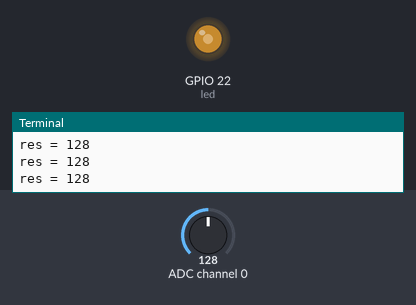
The program below on a simulated Raspberry Pi (BCM pin numbers). Shown: output pins drawn as LEDs (lit = HIGH), the last lines printed to the terminal. The test bench sets the inputs (shaded band); at power-on: ADC channel 0 = 128 (analog values on the 0–255 scale). Library files of the repository ran but are not shown: ADC0834.py; pins used as bus, display or sensor lines are not drawn.

Above: at 1.2 s.
1.3 s: ADC channel 0 set to 178
At 1.8 s:
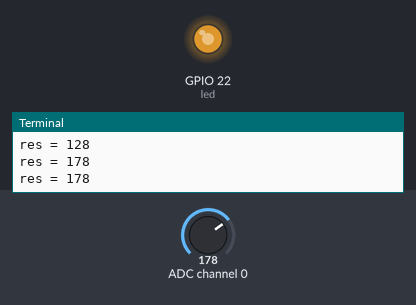
2.9 s: ADC channel 0 set to 224
At 3.6 s:
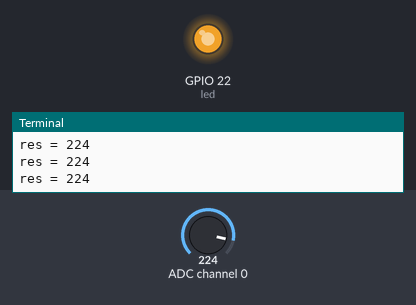
4.5 s: ADC channel 0 set to 30
At 5.3 s:
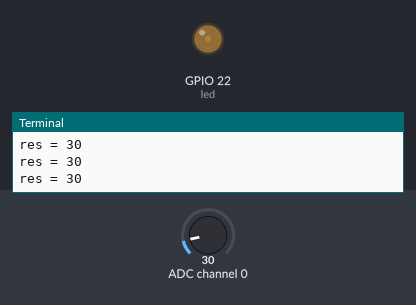
6.1 s: ADC channel 0 set to 0
At 7.0 s:
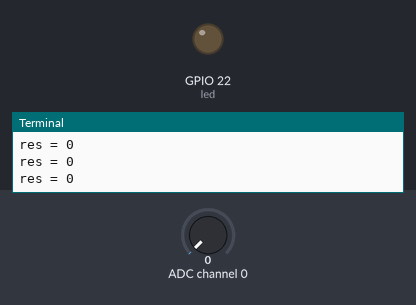
Timing chart, 0 to 8.7 s (numbered marks = the images above; inputs shaded):
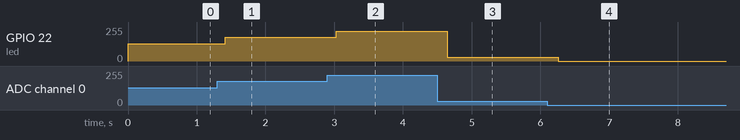

Measured:
- after the input at 1.3 s, GPIO 22 (led): 128/255 → 178/255 after 0.12 s
- after the input at 2.9 s, GPIO 22 (led): 178/255 → 224/255 after 0.13 s
- after the input at 4.5 s, GPIO 22 (led): 224/255 → 30/255 after 0.14 s
- after the input at 6.1 s, GPIO 22 (led): 30/255 → 0/255 after 0.16 s

The program:

2.1.7_potentiometer_zero.py
```python
#!/usr/bin/env python3

from gpiozero import PWMLED
import ADC0834
import time

# Initialize a PWM LED on GPIO pin 22
led = PWMLED(22)

# Set up the ADC0834 module
ADC0834.setup()

def MAP(x, in_min, in_max, out_min, out_max):
    """
    Map a value from one range to another.
    :param x: The value to be mapped.
    :param in_min: The lower bound of the value's current range.
    :param in_max: The upper bound of the value's current range.
    :param out_min: The lower bound of the value's target range.
    :param out_max: The upper bound of the value's target range.
    :return: The mapped value.
    """
    return (x - in_min) * (out_max - out_min) / (in_max - in_min) + out_min

try:
    while True:
        # Get the current reading from the ADC0834 module
        res = ADC0834.getResult()
        print('res = %d' % res)

        # Map the ADC value to a range suitable for setting LED brightness
        R_val = MAP(res, 0, 255, 0, 100)

        # Set the LED brightness
        led.value = float(R_val / 100)

        # Wait for 0.2 seconds before reading again
        time.sleep(0.2)

# Graceful exit when 'Ctrl+C' is pressed
except KeyboardInterrupt:
    led.value = 0  # Turn off the LED
```
